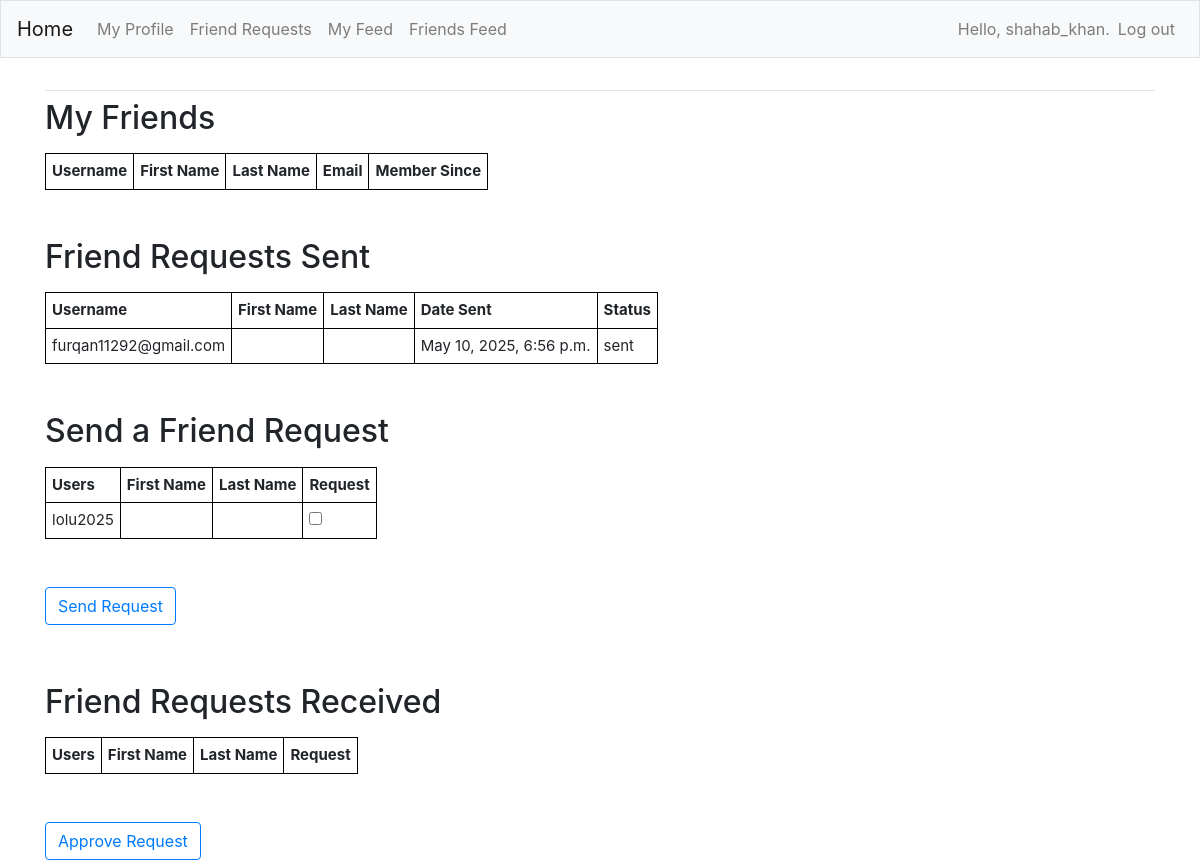
Before: /friends/ (signed in) with the older database file.
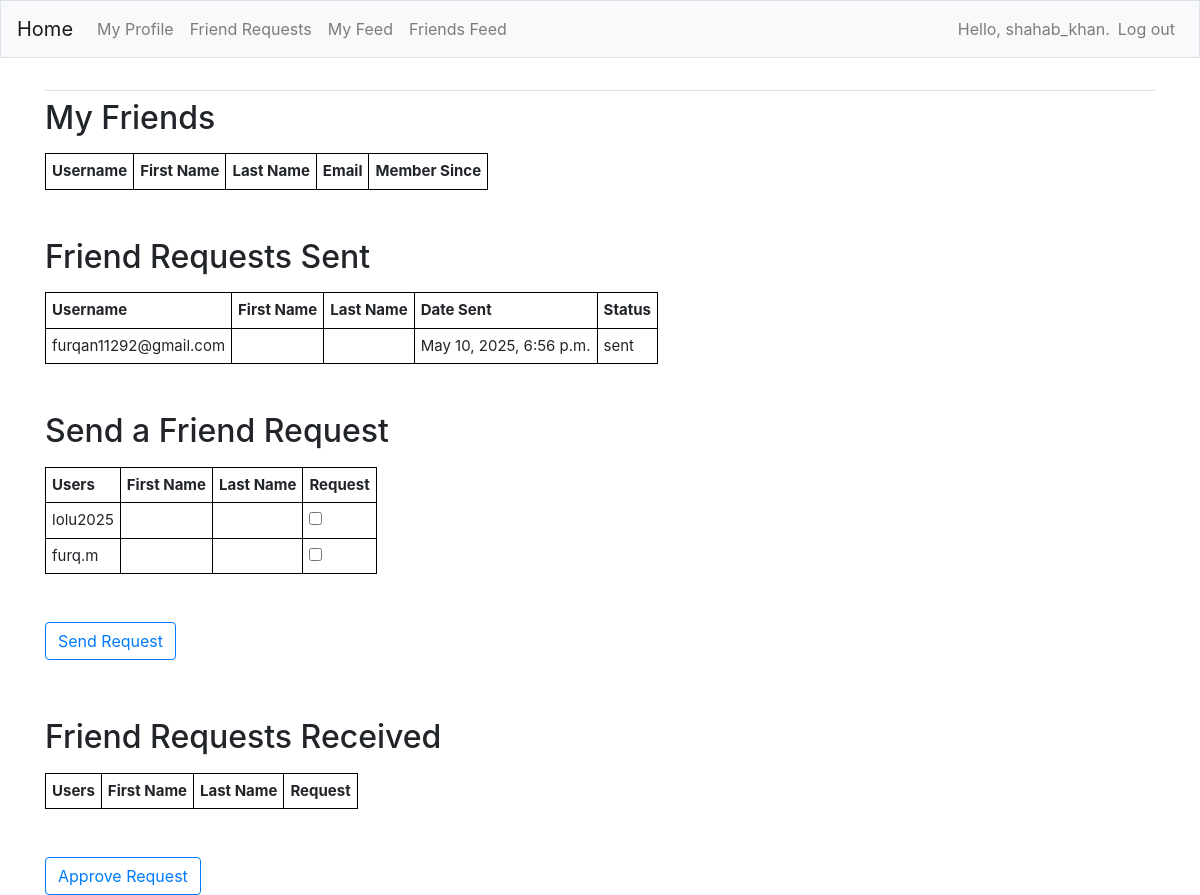
After: the same page with the newer database file.
### FeedApp/models.py (models this page shows)
class Relationship(models.Model):
    sender = models.ForeignKey(Profile, on_delete=models.CASCADE, related_name='sender')
    receiver = models.ForeignKey(Profile, on_delete=models.CASCADE, related_name='receiver')
    status = models.CharField(max_length=8, choices=STATUS_CHOICES, default='sent')
    created = models.DateTimeField(auto_now=True)
    updated = models.DateTimeField(auto_now_add=True)

class Profile(models.Model):
    first_name = models.CharField(max_length=200, blank=True)
    last_name = models.CharField(max_length=200, blank=True)
    email = models.EmailField(max_length=300, blank=True)
    dob = models.DateField(null=True, blank=True)
    bio = models.TextField(blank=True)
    user = models.OneToOneField(User, on_delete=models.CASCADE)
    friends = models.ManyToManyField(User, blank=True, related_name='friends')
    created = models.DateTimeField(auto_now=True)
    updated = models.DateTimeField(auto_now_add=True)
    def __str__(self):
        return str(self.user.username)

### FeedApp/views.py (the view, shortened to what this page needs)
# urls.py: path('friends/', views.friends, name='friends'),
@login_required
def friends(request):
    user_profile = Profile.objects.get(user=request.user)
    admin_profile = Profile.objects.get(user_id=1)
    user_friends = user_profile.friends.all()
    user_friends_profiles = Profile.objects.filter(user__in=user_friends)
    user_relationships = Relationship.objects.filter(sender=user_profile)
    request_sent_profiles = user_relationships.values('receiver')
    all_profiles = Profile.objects.exclude(user=request.user)\
                                  .exclude(id__in=user_friends_profiles)\
                                  .exclude(id__in=request_sent_profiles)
    request_received_profiles = Relationship.objects.filter(receiver=user_profile, status='sent')
    action = request.POST.get('action')
    if not user_relationships.exists():
        Relationship.objects.create(sender=user_profile, receiver=admin_profile, status='sent')
    context = {
        'user_friends_profiles': user_friends_profiles,
        'user_relationships': user_relationships,
        'all_profiles': all_profiles,
        'request_received_profiles': request_received_profiles
    }
    return render(request, 'FeedApp/friends.html', context)

### FeedApp/templates/FeedApp/friends.html (shortened to what this page needs)
{% extends "FeedApp/base.html" %}
{% load bootstrap4 %}
{% block content %}
<h2><p>My Friends</p></h2>
<table>
    <tr>
        <th>Username</th>
        <th>First Name</th>
        <th>Last Name</th>
        <th>Email</th>
        <th>Member Since</th>
    </tr>
</table>
<br><br>
<h2><p>Friend Requests Sent</p></h2>
<table>
    <tr>
        <th>Username</th>
        <th>First Name</th>
        <th>Last Name</th>
        <th>Date Sent</th>
        <th>Status</th>
    </tr>
    {% for r in user_relationships %}
    <tr>
        <td>{{ r.receiver }}</td>
        <td>{{ r.receiver.first_name }}</td>
        <td>{{ r.receiver.last_name }}</td>
        <td>{{ r.created }}</td>
        <td>{{ r.status }}</td>
    </tr>
    {% endfor %}
</table>
<br><br>
<h2><p>Send a Friend Request</p></h2>
<form action="{% url 'FeedApp:friends' %}" method='post'>
    <table>
        <tr>
            <th>Users</th>
            <th>First Name</th>
            <th>Last Name</th>
            <th>Request</th>
        </tr>
        {% for profile in all_profiles %}
        <tr>
            <td>{{ profile }}</td>
            <td>{{ profile.first_name }}</td>
            <td>{{ profile.last_name }}</td>
            <td><input type="checkbox" name="send_requests" value="{{ profile.id }}"></td>
        </tr>
        {% endfor %}
    </table>
    <br><br>
    <button name="action" value="send" class="btn btn-outline-primary" style="float: left;">Send Request</button>
</form>
<br><br><br><br>
<h2><p>Friend Requests Received</p></h2>
<form action="{% url 'FeedApp:friends' %}" method='post'>
    <table>
        <tr>
            <th>Users</th>
            <th>First Name</th>
            <th>Last Name</th>
            <th>Request</th>
        </tr>
    </table>
    <br><br>
    <button name="action" value="approve" class="btn btn-outline-primary" style="float: left;">Approve Request</button>
</form>
{% endblock content %}

Changed rows visible on the page:
added Profile: user.username "furq.m"
